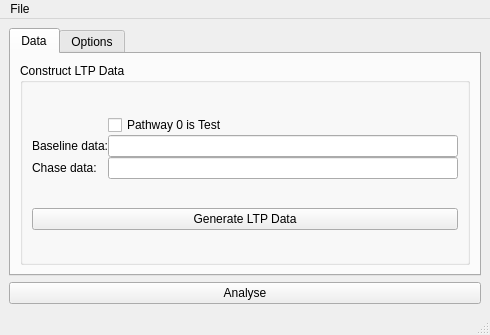
<?xml version="1.0" encoding="UTF-8"?>
<ui version="4.0">
 <class>LTPWindow</class>
 <widget class="QMainWindow" name="LTPWindow">
  <property name="geometry">
   <rect>
    <x>0</x>
    <y>0</y>
    <width>490</width>
    <height>335</height>
   </rect>
  </property>
  <property name="windowTitle">
   <string>LTP</string>
  </property>
  <widget class="QWidget" name="centralwidget">
   <layout class="QGridLayout" name="gridLayout_4">
    <item row="0" column="0">
     <widget class="QTabWidget" name="tabWidget">
      <property name="currentIndex">
       <number>0</number>
      </property>
      <widget class="QWidget" name="data_tab">
       <attribute name="title">
        <string>Data</string>
       </attribute>
       <layout class="QGridLayout" name="gridLayout_2">
        <item row="0" column="0">
         <widget class="QGroupBox" name="ConstructLTPGroupBox">
          <property name="title">
           <string>Construct LTP Data</string>
          </property>
          <layout class="QVBoxLayout" name="verticalLayout">
           <item>
            <layout class="QGridLayout" name="gridLayout" rowstretch="0,0,0">
             <property name="spacing">
              <number>0</number>
             </property>
             <item row="2" column="0">
              <widget class="QLabel" name="label_2">
               <property name="text">
                <string>Chase data:</string>
               </property>
              </widget>
             </item>
             <item row="0" column="1">
              <widget class="QCheckBox" name="checkBox">
               <property name="text">
                <string>Pathway 0 is Test</string>
               </property>
              </widget>
             </item>
             <item row="2" column="1">
              <widget class="QLineEdit" name="lineEdit_2"/>
             </item>
             <item row="1" column="0">
              <widget class="QLabel" name="label">
               <property name="text">
                <string>Baseline data:</string>
               </property>
              </widget>
             </item>
             <item row="1" column="1">
              <widget class="QLineEdit" name="lineEdit"/>
             </item>
            </layout>
           </item>
           <item>
            <widget class="QPushButton" name="genLTPDataBtn">
             <property name="text">
              <string>Generate LTP Data</string>
             </property>
            </widget>
           </item>
          </layout>
         </widget>
        </item>
       </layout>
      </widget>
      <widget class="QWidget" name="options_tab">
       <attribute name="title">
        <string>Options</string>
       </attribute>
       <layout class="QGridLayout" name="gridLayout_3">
        <item row="0" column="0">
         <widget class="QGroupBox" name="LTPOptionGroupBox">
          <property name="title">
           <string>LTP Options</string>
          </property>
         </widget>
        </item>
       </layout>
      </widget>
     </widget>
    </item>
    <item row="1" column="0">
     <widget class="QPushButton" name="pushButton">
      <property name="text">
       <string>Analyse</string>
      </property>
     </widget>
    </item>
   </layout>
  </widget>
  <widget class="QMenuBar" name="menubar">
   <property name="geometry">
    <rect>
     <x>0</x>
     <y>0</y>
     <width>490</width>
     <height>28</height>
    </rect>
   </property>
   <widget class="QMenu" name="menuFile">
    <property name="title">
     <string>File</string>
    </property>
    <widget class="QMenu" name="menuImport">
     <property name="title">
      <string>Import</string>
     </property>
     <addaction name="actionBaseline_sweeps"/>
     <addaction name="actionChase_sweeps"/>
    </widget>
    <addaction name="actionOpen"/>
    <addaction name="menuImport"/>
   </widget>
   <addaction name="menuFile"/>
  </widget>
  <widget class="QStatusBar" name="statusbar"/>
  <action name="actionBaseline_sweeps">
   <property name="text">
    <string>Baseline sweeps</string>
   </property>
  </action>
  <action name="actionChase_sweeps">
   <property name="text">
    <string>Chase sweeps</string>
   </property>
  </action>
  <action name="actionOpen">
   <property name="text">
    <string>Open...</string>
   </property>
  </action>
 </widget>
 <tabstops>
  <tabstop>lineEdit</tabstop>
  <tabstop>lineEdit_2</tabstop>
  <tabstop>checkBox</tabstop>
 </tabstops>
 <resources/>
 <connections/>
</ui>
